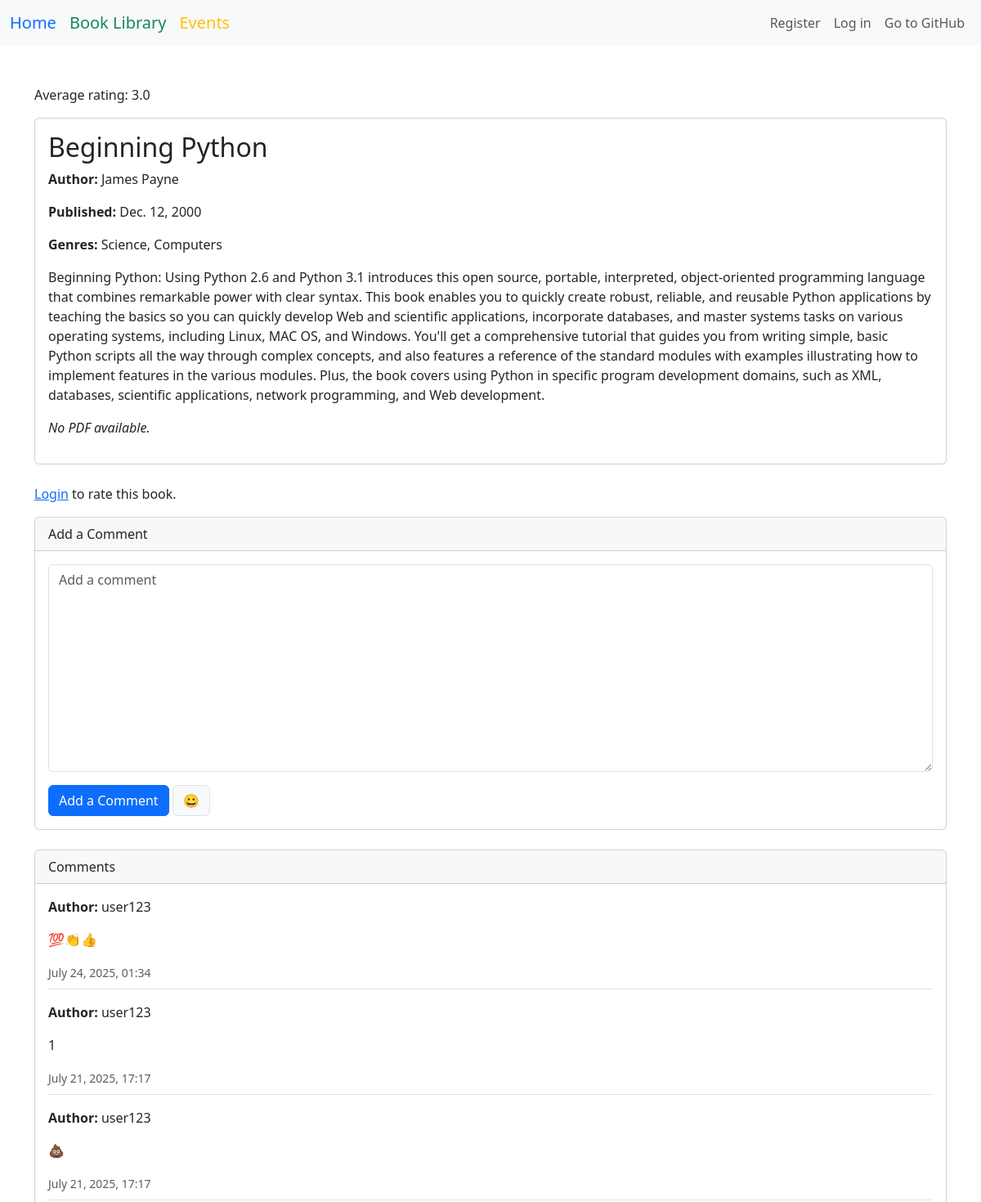
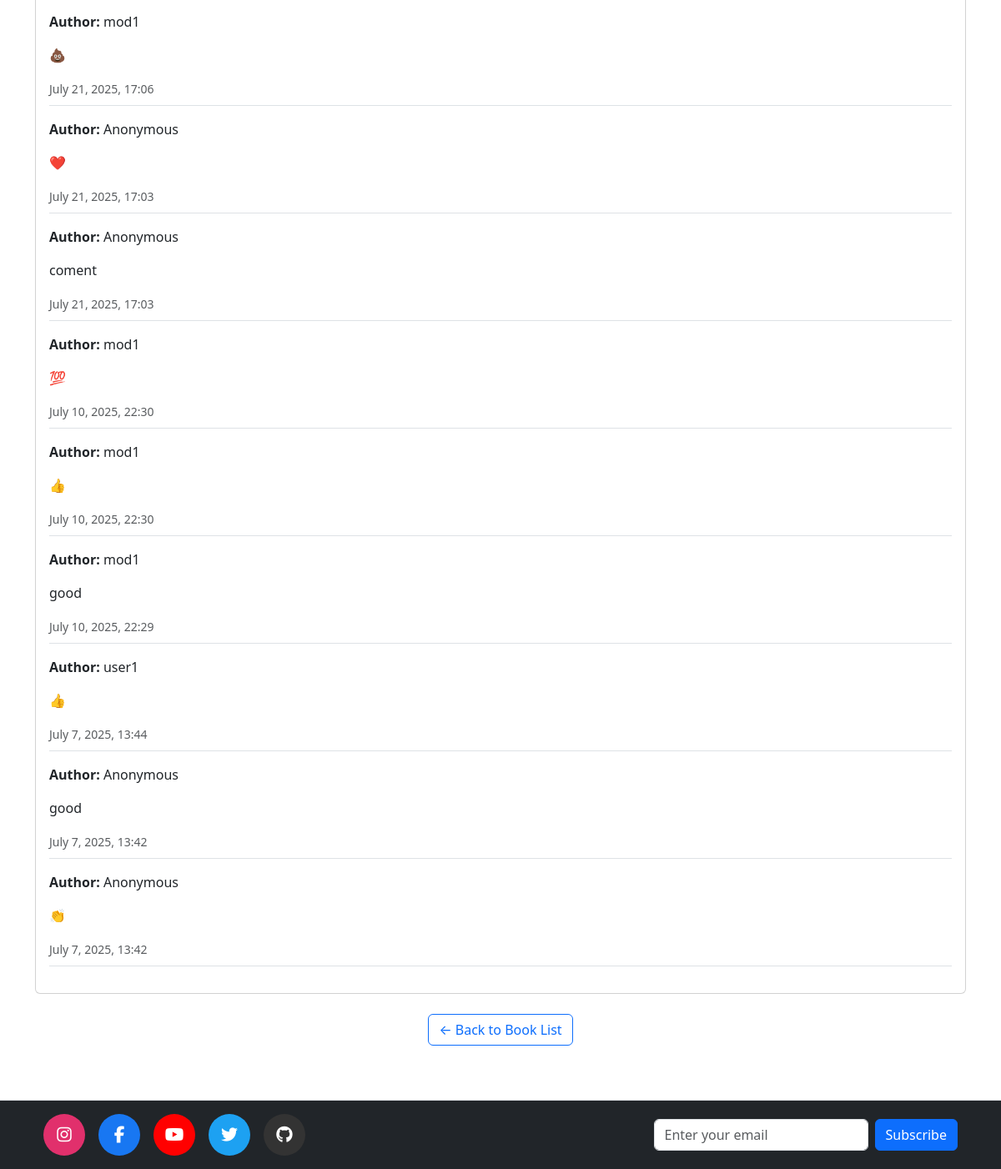
Page /details/8/ on the committed database (2 pictures, top to bottom).
### books/models.py (models this page shows, shortened)
class Book(models.Model):
    title = models.CharField(max_length=100)
    author = models.CharField(max_length=100, default='Anonymous')
    published = models.DateField(null=True, blank=True,
    default='2000-12-12')  # YYYY-MM-DD
    content = models.TextField(
        blank=True,
        null=True,
    )
    genres = models.ManyToManyField(Genre, related_name='books')
    pdf_file = models.FileField(upload_to='media_files/pdfs/', null=True, blank=True)

class Genre(models.Model):
    name = models.CharField(max_length=100)

class Comment(models.Model):
    content = models.TextField(
        validators=[MinLengthValidator(1),],
    )
    author = models.CharField(max_length=100)
    created_at = models.DateTimeField(auto_now_add=True)
    book = models.ForeignKey(to=Book, on_delete=models.CASCADE, related_name='comments')

### books/views.py (the view, shortened to what this page needs)
# urls.py: path('details/<int:pk>/', views.book_details, name='book_details'),
def book_details(request, pk):
    book = Book.objects.get(pk=pk)
    user = request.user
    comment_form = CommentForm()
    rating_form = RatingForm()
    user_rating = None
    if request.user.is_authenticated:
        rating_obj = Rating.objects.filter(user=request.user, book=book).first() # safe: returns None if no rating instead of throwing an error.
        if rating_obj:
            user_rating = rating_obj.score
    average_rating = book.ratings.aggregate(avg_rating=models.Avg('score'))['avg_rating']
    comments = book.comments.all().order_by('-created_at')
    context = {
        'book': book,
        'comment_form': comment_form,
        'rating_form': rating_form,
        'average_rating': average_rating,
        'user_rating': user_rating,
        'comments': comments,
        'all_genres': book.genres.all(),
    }
    return render(request, 'books/book_details.html', context)

### books/forms.py
class EmailSubscriptionForm(forms.Form):
    email = forms.EmailField(
        widget=forms.EmailInput(attrs={
            'class': 'form-control',
            'placeholder': 'Enter your email',
            'required': True,
        }),
        label=""
    )

class CommentForm(forms.ModelForm):
    class Meta:
        model = Comment
        fields = ['content']
        labels = {
            'content': '',
        }
        widgets = {
            'content': forms.Textarea(attrs={
                'placeholder': 'Add a comment',
                'id': 'my-textarea'
            })
        }

### books/context_processors.py (called while the page is built)
def subscription_form(request):
    return {
        'subscribe_form': EmailSubscriptionForm()
    }

### templates/books/book_details.html (shortened to what this page needs)
{% extends '../base.html' %}
{% load crispy_forms_tags %}
{% load crispy_forms_filters %}
{% block content %}
<div class="container mt-5">
    <p>Average rating: {{ average_rating|floatformat:1|default:"No ratings yet" }}</p>
    <div class="card mb-4">
        <div class="card-body">
            <h2>{{ book.title }}</h2>
            <p><strong>Author:</strong> {{ book.author }}</p>
            <p><strong>Published:</strong> {{ book.published }}</p>
            <p><strong>Genres:</strong>
              {% for genre in all_genres %}
                {{ genre.name }}{% if not forloop.last %}, {% endif %}
              {% empty %}
                No genres assigned.
              {% endfor %}
            </p>
            <p>{{ book.content }}</p>
              {% if book.pdf_file %}
                  {% if user.is_authenticated %}
                    <a href="{% url 'book_download' book.pk %}" class="btn btn-success">📥 Download PDF</a>
                  {% else %}
                    <p><a href="{% url 'login' %}?next={{ request.path }}">Log in</a> to download the PDF.</p>
                  {% endif %}
                {% else %}
                  <p><em>No PDF available.</em></p>
            {% endif %}
        </div>
    </div>
    <div>
        {% if user.is_authenticated %}
            <form method="post" class="d-flex align-items-center gap-2">
                {% csrf_token %}
                <input type="hidden" name="form_type" value="rating">
                {{ rating_form}}
                <button type="submit" class="btn btn-primary">Submit Rating</button>
            </form>
        {% else %}
            <p><a href="{% url 'login' %}">Login</a> to rate this book.</p>
        {% endif %}
    </div>
    <div class="card mb-4">
        <div class="card-header">Add a Comment</div>
        <div class="card-body">
            <form method="post" action="">
                {{ comment_form|crispy }}
                <button type="submit" class="btn btn-primary">Add a Comment</button>
                <button type="button" id="emoji-btn" class="btn btn-light border">😀</button>
            </form>
        </div>
    </div>
    <div class="card">
        <div class="card-header">Comments</div>
        <div class="card-body">
            {% for comment in comments.all %}
                <div class="mb-3 border-bottom pb-2">
                    <p><strong>Author:</strong> {{ comment.author }}</p>
                    <p>{{ comment.content }}</p>
                    <small class="text-muted">{{ comment.created_at|date:"F j, Y, H:i" }}</small>
                </div>
            {% empty %}
                <p>No comments yet.</p>
            {% endfor %}
        </div>
    </div>
    <div class="text-center mt-4">
          <a href="{% url 'book_list' %}" class="btn btn-outline-primary">
            &larr; Back to Book List
          </a>
    </div>
</div>
{% endblock %}

### static/css/style.css (style rules this page uses)
body { padding-bottom: 100px; }

### rows in the picture
Book: title "Beginning Python", author "James Payne", published "Dec. 12, 2000", content "Beginning Python: Using Python 2.6 and Python 3.1 introduces this open source, portable, interpreted, object-oriented programming language that combines remarkable power with clear syntax. This book enables you to quickly create robust, reliable, and reusable Python applications by teaching the basics so you can quickly develop Web and scientific applications, incorporate databases, and master systems tasks on various operating systems, including Linux, MAC OS, and Windows. You'll get a comprehensive tutorial that guides you from writing simple, basic Python scripts all the way through complex concepts, and also features a reference of the standard modules with examples illustrating how to…"
Genre: name "Science"
Genre: name "Computers"
Comment: author "user123", content "💯👏👍", created_at "July 24, 2025, 01:34"
Comment: author "user123", content "1", created_at "July 21, 2025, 17:17"
Comment: author "user123", content "💩", created_at "July 21, 2025, 17:17"
Comment: author "mod1", content "💩", created_at "July 21, 2025, 17:06"
Comment: author "Anonymous", content "❤️", created_at "July 21, 2025, 17:03"
Comment: author "Anonymous", content "coment", created_at "July 21, 2025, 17:03"
Comment: author "mod1", content "💯", created_at "July 10, 2025, 22:30"
Comment: author "mod1", content "👍", created_at "July 10, 2025, 22:30"
Comment: author "mod1", content "good", created_at "July 10, 2025, 22:29"
Comment: author "user1", content "👍", created_at "July 7, 2025, 13:44"
Comment: author "Anonymous", content "good", created_at "July 7, 2025, 13:42"
Comment: author "Anonymous", content "👏", created_at "July 7, 2025, 13:42"

### other values in the picture
{{ average_rating|floatformat:1|default:"No ratings yet" }} "3.0"
